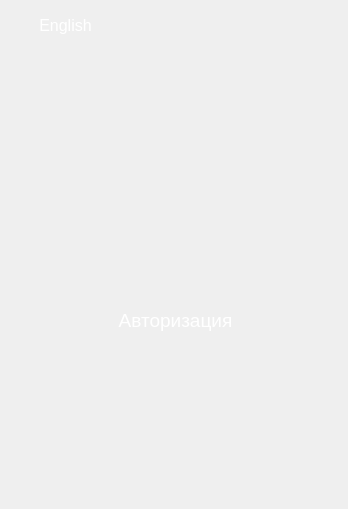
<?xml version="1.0" encoding="UTF-8"?>
<ui version="4.0">
 <class>LogWindow</class>
 <widget class="QMainWindow" name="LogWindow">
  <property name="geometry">
   <rect>
    <x>0</x>
    <y>0</y>
    <width>348</width>
    <height>509</height>
   </rect>
  </property>
  <property name="windowTitle">
   <string>MainWindow</string>
  </property>
  <widget class="QWidget" name="centralwidget">
   <widget class="QLabel" name="label">
    <property name="geometry">
     <rect>
      <x>0</x>
      <y>0</y>
      <width>351</width>
      <height>511</height>
     </rect>
    </property>
    <property name="styleSheet">
     <string notr="true"/>
    </property>
    <property name="text">
     <string/>
    </property>
    <property name="pixmap">
     <pixmap>login.png</pixmap>
    </property>
   </widget>
   <widget class="QLineEdit" name="lineEdit">
    <property name="geometry">
     <rect>
      <x>50</x>
      <y>230</y>
      <width>231</width>
      <height>31</height>
     </rect>
    </property>
    <property name="styleSheet">
     <string notr="true">background: transparent;
color: white;
border: none;</string>
    </property>
    <property name="text">
     <string/>
    </property>
   </widget>
   <widget class="QPushButton" name="pushButton">
    <property name="geometry">
     <rect>
      <x>50</x>
      <y>300</y>
      <width>251</width>
      <height>41</height>
     </rect>
    </property>
    <property name="font">
     <font>
      <family>Arial</family>
      <pointsize>14</pointsize>
     </font>
    </property>
    <property name="styleSheet">
     <string notr="true">background: transparent;
color: white;
border: none;</string>
    </property>
    <property name="text">
     <string>Авторизация</string>
    </property>
   </widget>
   <widget class="QPushButton" name="pushButton_2">
    <property name="geometry">
     <rect>
      <x>10</x>
      <y>10</y>
      <width>111</width>
      <height>31</height>
     </rect>
    </property>
    <property name="font">
     <font>
      <family>Arial</family>
      <pointsize>12</pointsize>
     </font>
    </property>
    <property name="styleSheet">
     <string notr="true">background: transparent;
color: white;
border: none;</string>
    </property>
    <property name="text">
     <string>English</string>
    </property>
   </widget>
  </widget>
 </widget>
 <resources/>
 <connections/>
</ui>
